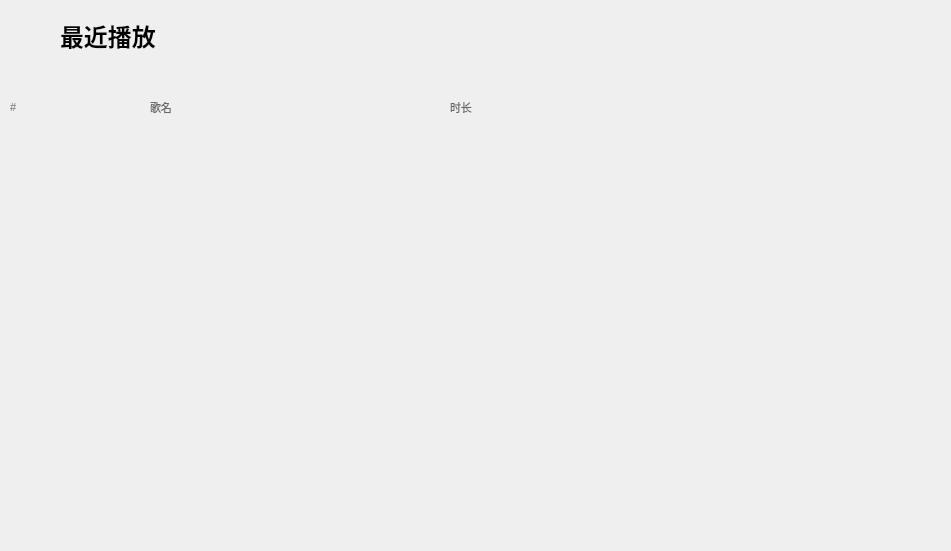
<?xml version="1.0" encoding="UTF-8"?>
<ui version="4.0">
 <class>Page5</class>
 <widget class="QWidget" name="Page5">
  <property name="geometry">
   <rect>
    <x>0</x>
    <y>0</y>
    <width>951</width>
    <height>551</height>
   </rect>
  </property>
  <property name="windowTitle">
   <string>Form</string>
  </property>
  <widget class="QWidget" name="widget" native="true">
   <property name="geometry">
    <rect>
     <x>0</x>
     <y>0</y>
     <width>951</width>
     <height>121</height>
    </rect>
   </property>
   <widget class="QLabel" name="label">
    <property name="geometry">
     <rect>
      <x>60</x>
      <y>20</y>
      <width>161</width>
      <height>31</height>
     </rect>
    </property>
    <property name="font">
     <font>
      <pointsize>18</pointsize>
      <bold>true</bold>
     </font>
    </property>
    <property name="layoutDirection">
     <enum>Qt::LayoutDirection::LeftToRight</enum>
    </property>
    <property name="styleSheet">
     <string notr="true">center；</string>
    </property>
    <property name="text">
     <string>最近播放</string>
    </property>
   </widget>
   <widget class="QLabel" name="label_2">
    <property name="geometry">
     <rect>
      <x>10</x>
      <y>100</y>
      <width>53</width>
      <height>15</height>
     </rect>
    </property>
    <property name="font">
     <font>
      <pointsize>8</pointsize>
     </font>
    </property>
    <property name="styleSheet">
     <string notr="true">color:rgb(103, 103, 103);</string>
    </property>
    <property name="text">
     <string>#</string>
    </property>
   </widget>
   <widget class="QLabel" name="label_3">
    <property name="geometry">
     <rect>
      <x>150</x>
      <y>100</y>
      <width>53</width>
      <height>15</height>
     </rect>
    </property>
    <property name="font">
     <font>
      <pointsize>8</pointsize>
     </font>
    </property>
    <property name="styleSheet">
     <string notr="true">color:rgb(103, 103, 103);</string>
    </property>
    <property name="text">
     <string>歌名</string>
    </property>
   </widget>
   <widget class="QLabel" name="label_4">
    <property name="geometry">
     <rect>
      <x>450</x>
      <y>100</y>
      <width>53</width>
      <height>15</height>
     </rect>
    </property>
    <property name="font">
     <font>
      <pointsize>8</pointsize>
     </font>
    </property>
    <property name="styleSheet">
     <string notr="true">color:rgb(103, 103, 103);</string>
    </property>
    <property name="text">
     <string>时长</string>
    </property>
   </widget>
  </widget>
  <widget class="Page5_1" name="widget_2" native="true">
   <property name="geometry">
    <rect>
     <x>0</x>
     <y>120</y>
     <width>951</width>
     <height>431</height>
    </rect>
   </property>
  </widget>
 </widget>
 <customwidgets>
  <customwidget>
   <class>Page5_1</class>
   <extends>QWidget</extends>
   <header location="global">page5_1.h</header>
   <container>1</container>
  </customwidget>
 </customwidgets>
 <resources/>
 <connections/>
</ui>
